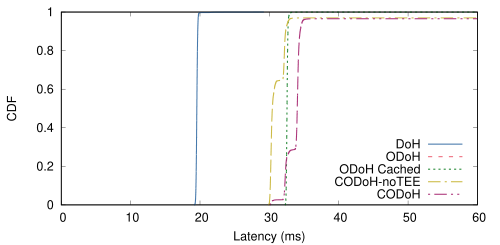

Write the gnuplot code that produced this figure.
load "../../../style.gpi"
# Override with Tol bright palette
set style line 1 linecolor rgb "#4477AA"
set style line 2 linecolor rgb "#EE6677"
set style line 3 linecolor rgb "#228833"
set style line 4 linecolor rgb "#CCBB44"
set style line 5 linecolor rgb "#AA3377"
set output "cdf_warm.eps"
set xlabel "Latency (ms)"
set ylabel "CDF"
set xrange [0:60]
set yrange [0:1]
set key bottom right

plot "doh_warm.cdf" using 1:2 with lines ls 1 dt 1 lw 3 title "DoH", \
     "odoh_warm.cdf" using 1:2 with lines ls 2 dt 2 lw 3 title "ODoH", \
     "codoh-base_warm.cdf" using 1:2 with lines ls 3 dt 3 lw 3 title "ODoH Cached", \
     "codoh-nosgx_warm.cdf" using 1:2 with lines ls 4 dt 4 lw 3 title "CODoH-noTEE", \
     "codoh-full_warm.cdf" using 1:2 with lines ls 5 dt 5 lw 3 title "CODoH"
